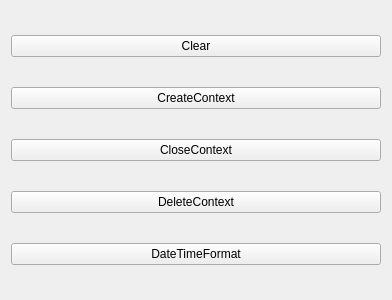
<?xml version="1.0" encoding="UTF-8"?>
<ui version="4.0">
 <class>ContextObject</class>
 <widget class="QWidget" name="ContextObject">
  <property name="geometry">
   <rect>
    <x>0</x>
    <y>0</y>
    <width>392</width>
    <height>300</height>
   </rect>
  </property>
  <property name="windowTitle">
   <string>ContextObject</string>
  </property>
  <layout class="QVBoxLayout" name="verticalLayout">
   <item>
    <widget class="QPushButton" name="clear_pushButton">
     <property name="text">
      <string>Clear</string>
     </property>
    </widget>
   </item>
   <item>
    <widget class="QPushButton" name="createContext_pushButton">
     <property name="text">
      <string>CreateContext</string>
     </property>
    </widget>
   </item>
   <item>
    <widget class="QPushButton" name="closeContext_pushButton">
     <property name="text">
      <string>CloseContext</string>
     </property>
    </widget>
   </item>
   <item>
    <widget class="QPushButton" name="deleteContext_pushButton">
     <property name="text">
      <string>DeleteContext</string>
     </property>
    </widget>
   </item>
   <item>
    <widget class="QPushButton" name="dateTimeFormatSwitch_pushButton">
     <property name="text">
      <string>DateTimeFormat</string>
     </property>
    </widget>
   </item>
  </layout>
 </widget>
 <layoutdefault spacing="6" margin="11"/>
 <resources/>
 <connections/>
</ui>
